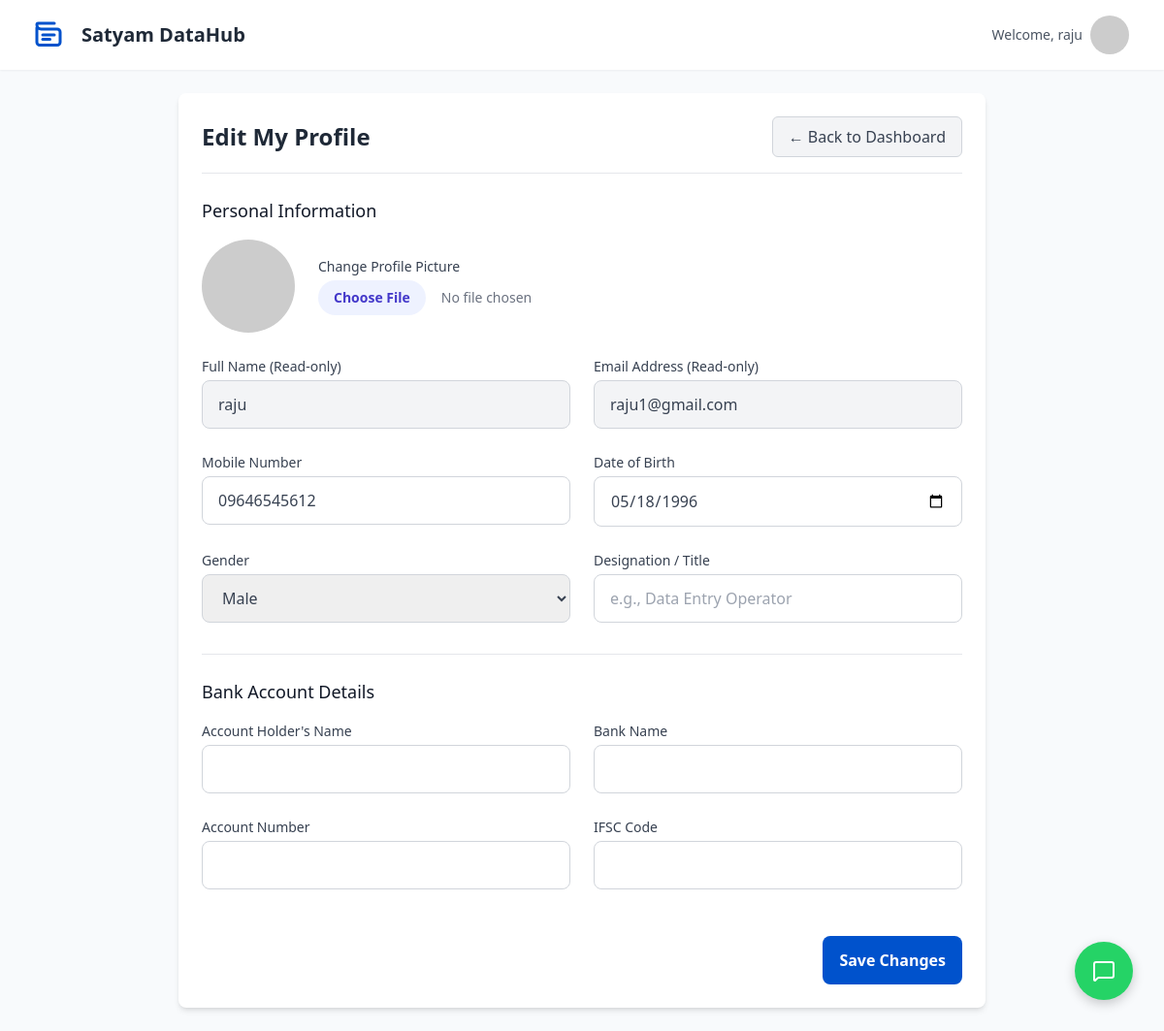
The page /employee/profile (signed in) on the database its author committed.
### tables this page shows
CREATE TABLE users (
            id INTEGER PRIMARY KEY AUTOINCREMENT,
            employee_id TEXT NOT NULL UNIQUE,
            name TEXT NOT NULL,
            email TEXT NOT NULL UNIQUE,
            password_hash TEXT NOT NULL,
            role TEXT NOT NULL, -- 'admin' or 'employee'
            joining_date TIMESTAMP DEFAULT CURRENT_TIMESTAMP,
            status TEXT NOT NULL DEFAULT 'active', -- 'active' or 'inactive'
            wallet_balance REAL NOT NULL DEFAULT 0.0,
            profile_picture TEXT, -- Filename of the uploaded avatar
            bank_details TEXT, -- Stored as a JSON string
            
            -- Enhanced profile fields
            phone_number TEXT,
            gender TEXT,
            date_of_birth DATE,
            designation TEXT,
            last_login TIMESTAMP
        );

### app.py (the view, shortened to what this page needs)
@app.route('/employee/profile', methods=['GET', 'POST'])
def employee_profile():
    if g.user is None or g.user['role'] != 'employee': return redirect(url_for('login'))
    bank_data = json.loads(g.user['bank_details']) if g.user['bank_details'] else {}
    return render_template('profile.html', bank_data=bank_data)

### app.py (called while the page is built)
@app.before_request
def before_request():
    g.user = None
    if 'user_id' in session:
        g.user = query_db('SELECT * FROM users WHERE id = ?', [session['user_id']], one=True)

def get_db():
    if 'db' not in g:
        g.db = sqlite3.connect(app.config['DATABASE'], detect_types=sqlite3.PARSE_DECLTYPES)
        g.db.row_factory = sqlite3.Row
    return g.db

def query_db(query, args=(), one=False):
    cur = get_db().execute(query, args); rv = cur.fetchall(); cur.close()
    return (rv[0] if rv else None) if one else rv

### templates/profile.html (shortened to what this page needs)
{% extends "layout.html" %}
{% block content %}
<main class="mx-auto max-w-4xl py-6 sm:px-6 lg:px-8 space-y-8">
    <div class="bg-white p-6 rounded-lg shadow-md">
        <div class="flex justify-between items-center mb-6 border-b pb-4">
            <h2 class="text-2xl font-bold text-gray-800">Edit My Profile</h2>
            <a href="{{ url_for('employee_dashboard') }}" class="btn-tertiary">
                &larr; Back to Dashboard
            </a>
        </div>
        <form action="{{ url_for('employee_profile') }}" method="POST" enctype="multipart/form-data" class="space-y-8">
            <div>
                <h3 class="text-lg font-medium text-gray-900">Personal Information</h3>
                <div class="mt-4 flex items-center space-x-6">
                    <img class="h-24 w-24 rounded-full object-cover"
                         src="{{ url_for('avatar_file', filename=g.user.profile_picture) if g.user.profile_picture else 'https://ui-avatars.com/api/?name=' + g.user.name|replace(' ', '+') + '&background=0052cc&color=fff&bold=true' }}"
                         alt="Current profile picture">
                    <div>
                        <label for="profile_pic" class="block text-sm font-medium text-gray-700">Change Profile Picture</label>
                        <input type="file" name="profile_pic" id="profile_pic" class="mt-1 text-sm text-gray-500 file:mr-4 file:py-2 file:px-4 file:rounded-full file:border-0 file:text-sm file:font-semibold file:bg-indigo-50 file:text-indigo-700 hover:file:bg-indigo-100">
                    </div>
                </div>
                <div class="grid grid-cols-1 md:grid-cols-2 gap-6 mt-6">
                    <div><label class="form-label">Full Name (Read-only)</label><input type="text" value="{{ g.user.name }}" class="form-input bg-gray-100 cursor-not-allowed" readonly></div>
                    <div><label class="form-label">Email Address (Read-only)</label><input type="email" value="{{ g.user.email }}" class="form-input bg-gray-100 cursor-not-allowed" readonly></div>
                    <div><label for="phone_number" class="form-label">Mobile Number</label><input type="tel" name="phone_number" id="phone_number" class="form-input" value="{{ g.user.phone_number or '' }}"></div>
                    <div><label for="date_of_birth" class="form-label">Date of Birth</label><input type="date" name="date_of_birth" id="date_of_birth" class="form-input" value="{{ g.user.date_of_birth or '' }}"></div>
                    <div><label for="gender" class="form-label">Gender</label><select name="gender" id="gender" class="form-input"><option value="Male" {% if g.user.gender == 'Male' %}selected{% endif %}>Male</option></select></div>
                    <div><label for="designation" class="form-label">Designation / Title</label><input type="text" name="designation" id="designation" class="form-input" value="{{ g.user.designation or '' }}" placeholder="e.g., Data Entry Operator"></div>
                </div>
            </div>
            <div class="border-t pt-6">
                <h3 class="text-lg font-medium text-gray-900">Bank Account Details</h3>
                <div class="grid grid-cols-1 md:grid-cols-2 gap-6 mt-4">
                    <div><label for="holder_name" class="form-label">Account Holder's Name</label><input type="text" name="holder_name" id="holder_name" class="form-input" value="{{ bank_data.get('holder_name', '') }}"></div>
                    <div><label for="bank_name" class="form-label">Bank Name</label><input type="text" name="bank_name" id="bank_name" class="form-input" value="{{ bank_data.get('bank_name', '') }}"></div>
                    <div><label for="account_number" class="form-label">Account Number</label><input type="text" name="account_number" id="account_number" class="form-input" value="{{ bank_data.get('account_number', '') }}"></div>
                    <div><label for="ifsc_code" class="form-label">IFSC Code</label><input type="text" name="ifsc_code" id="ifsc_code" class="form-input" value="{{ bank_data.get('ifsc_code', '') }}"></div>
                </div>
            </div>
            <div class="flex justify-end pt-4">
                 <button type="submit" class="btn-primary" style="width: auto;">Save Changes</button>
            </div>
        </form>
    </div>
</main>
{% endblock %}

### templates/layout.html (shortened to what this page needs)
<!DOCTYPE html>
<html lang="en" class="h-full bg-gray-50">
<head>
    <script src="https://cdn.tailwindcss.com"></script>
    <link rel="stylesheet" href="{{ url_for('static', filename='css/style.css') }}">
</head>
<body class="h-full font-sans">
    <div id="app">
        {% if g.user %}
        <header class="bg-white shadow-sm sticky top-0 z-20">
            <div class="mx-auto max-w-7xl py-3 px-4 sm:px-6 lg:px-8">
                <div class="flex items-center justify-between">
                    <div class="logo-container">
                        <h1 class="logo-text-header">Satyam DataHub</h1>
                    </div>
                    <div class="relative">
                        <button onclick="toggleMenu(event)" class="flex items-center space-x-2 p-1 rounded-full focus:outline-none focus:ring-2 focus:ring-offset-2 focus:ring-indigo-500">
                            <span class="text-sm text-gray-600 font-medium hidden md:block">Welcome, {{ g.user.name }}</span>
                            <img class="h-10 w-10 rounded-full object-cover"
                                 src="{{ url_for('avatar_file', filename=g.user.profile_picture) if g.user.profile_picture else 'https://ui-avatars.com/api/?name=' + g.user.name|replace(' ', '+') + '&background=0052cc&color=fff&bold=true' }}"
                                 alt="Profile picture">
                        </button>
                    </div>
                </div>
            </div>
        </header>
        {% endif %}
        {% block content %}{% endblock %}
        {% if g.user %}
        <button onclick="openContactModal()" class="contact-fab">
            <i data-lucide="message-square"></i>
        </button>
        {% endif %}
    </div>
</body>
</html>

### static/css/style.css (style rules this page uses)
:root { --primary-blue: #0052cc; --primary-hover: #0041a3; --light-blue-bg: #f0f5ff; --success-green: #059669; --success-hover: #047857; --danger-red: #dc2626; --danger-hover: #b91c1c; --gray-text: #374151; --gray-light-text: #6b7280; --gray-border: #d1d5db; --gray-background: #f8fafc; --font-sans: 'Inter', sans-serif; }
body { font-family: var(--font-sans); background-color: var(--gray-background); color: var(--gray-text); -webkit-font-smoothing: antialiased; -moz-osx-font-smoothing: grayscale; }
.logo-container { display: flex; align-items: center; gap: 1rem; }
.form-label { display: block; font-size: 0.875rem; font-weight: 500; color: var(--gray-text); }
.form-input { display: block; width: 100%; border-radius: 0.5rem; border: 1px solid var(--gray-border); padding: 0.75rem 1rem; margin-top: 0.25rem; transition: all 0.2s; }
.btn-primary { display: flex; justify-content: center; background-color: var(--primary-blue); color: white; font-weight: 600; padding: 0.75rem 1rem; border-radius: 0.5rem; border: 1px solid transparent; transition: background-color 0.2s; cursor: pointer; }
.btn-tertiary { background-color: #f3f4f6; color: #374151; font-weight: 500; padding: 0.5rem 1rem; border-radius: 0.375rem; border: 1px solid var(--gray-border); transition: background-color 0.2s; }
.logo-svg-header { height: 2.25rem; width: auto; }
.logo-text-header { font-size: 1.25rem; font-weight: 700; color: #1f2937; }
.contact-fab { position: fixed; bottom: 2rem; right: 2rem; background-color: #25D366; color: white; border: none; border-radius: 9999px; width: 60px; height: 60px; box-shadow: 0 4px 12px rgba(0,0,0,0.2); display: flex; align-items: center; justify-content: center; cursor: pointer; transition: all 0.3s ease; z-index: 25; }

### rows shown on the page
users: user.name "raju", user.email "raju1@gmail.com", phone_number "09646545612", date_of_birth "05/18/1996", gender "Male"
